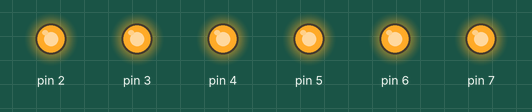
Bench run of a sketch on a simulated Arduino Uno, built with avr-gcc and run on an emulated ATmega328P. On the bench: output pins drawn as LEDs (lit = HIGH). Pins used as bus, display or sensor lines are not drawn.

Above: at 0.17 s.
At 0.51 s:
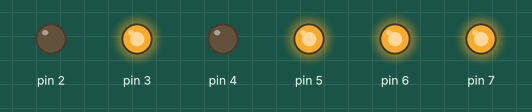
At 1.07 s:
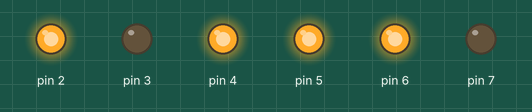
At 1.98 s:
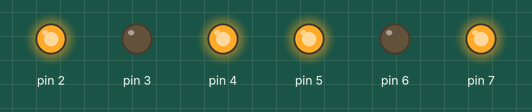
At 2.32 s:
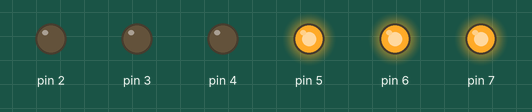
At 4.25 s:
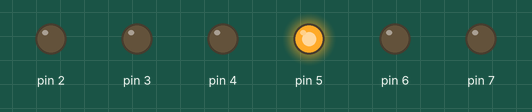
Timing chart, 0 to 5.8 s (numbered marks = the images above):
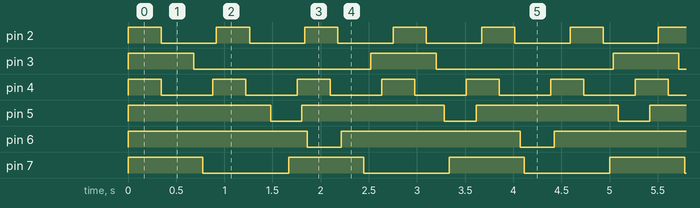

Measured:
- by itself, pin 2: alternates HIGH for 0.34 s and LOW for 0.57 s
- by itself, pin 3: alternates HIGH for 0.68 s and LOW for 1.8 s
- by itself, pin 4: alternates HIGH for 0.34 s and LOW for 0.53 s
- by itself, pin 5: alternates HIGH for 1.5 s and LOW for 0.33 s
- by itself, pin 6: alternates HIGH for 1.9 s and LOW for 0.35 s
- by itself, pin 7: alternates HIGH for 0.78 s and LOW for 0.89 s

The sketch:

CH4_Example9_BlinkingLED.ino
```cpp
unsigned long pasttime1 = 0;
unsigned long currenttime1 = 0;
unsigned long pasttime2 = 0;
unsigned long currenttime2 = 0;
unsigned long pasttime3 = 0;
unsigned long currenttime3 = 0;
unsigned long pasttime4 = 0;
unsigned long currenttime4 = 0;
unsigned long pasttime5 = 0;
unsigned long currenttime5 = 0;
unsigned long pasttime6 = 0;
unsigned long currenttime6 = 0;
unsigned long pasttime7 = 0;
unsigned long currenttime7 = 0;
unsigned long pasttime8 = 0;
unsigned long currenttime8 = 0;

bool flag1 = 0;
bool flag2 = 0;
bool flag3 = 0;
bool flag4 = 0;
bool flag5 = 0;
bool flag6 = 0;
bool flag7 = 0;
bool flag8 = 0;

void setup() {
  // put your setup code here, to run once:
  Serial.begin(9600);
  pinMode(0, OUTPUT);   //equivalent to PD0
  pinMode(1, OUTPUT);   //equivalent to PD1
  pinMode(2, OUTPUT);
  pinMode(3, OUTPUT);
  pinMode(4, OUTPUT);
  pinMode(5, OUTPUT);
  pinMode(6, OUTPUT);
  pinMode(7, OUTPUT);
}

void loop() {
  // put your main code here, to run repeatedly:
  currenttime1 = millis(); //Returns the number of milliseconds passed
  currenttime2 = millis();
  currenttime3 = millis();
  currenttime4 = millis();
  currenttime5 = millis();
  currenttime6 = millis();
  currenttime7 = millis();
  currenttime8 = millis();

  if (flag1 == 0) {
    digitalWrite(0, HIGH);
    if ((currenttime1 - pasttime1) > 781) {
      flag1 = 1;
      pasttime1 = currenttime1;
    }
  }
  else {
    digitalWrite(0, LOW);
    if ((currenttime1 - pasttime1) > 515) {
      flag1 = 0;
      pasttime1 = currenttime1;
    }
  }

  if (flag2 == 0) {
    digitalWrite(1, HIGH);
    if ((currenttime2 - pasttime2) > 2014) {
      flag2 = 1;
      pasttime2 = currenttime2;
    }
  }
  else  {
    digitalWrite(1, LOW);
    if ((currenttime2 - pasttime2) > 1348) {
      flag2 = 0;
      pasttime2 = currenttime2;
    }
  }

  if (flag3 == 0) {
    digitalWrite(2, HIGH);
    if ((currenttime3 - pasttime3) > 343) {
      flag3 = 1;
      pasttime3 = currenttime3;
    }
  }
  else {
    digitalWrite(2, LOW);
    if ((currenttime3 - pasttime3) > 573) {
      flag3 = 0;
      pasttime3 = currenttime3;
    }
  }

  if (flag4 == 0) {
    digitalWrite(3, HIGH);
    if ((currenttime4 - pasttime4) > 678) {
      flag4 = 1;
      pasttime4 = currenttime4;
    }
  }
  else {
    digitalWrite(3, LOW);
    if ((currenttime4 - pasttime4) > 1839) {
      flag4 = 0;
      pasttime4 = currenttime4;
    }
  }

  if (flag5 == 0) {
    digitalWrite(4, HIGH);
    if ((currenttime5 - pasttime5) > 342) {
      flag5 = 1;
      pasttime5 = currenttime5;
    }
  }
  else {
    digitalWrite(4, LOW);
    if ((currenttime5 - pasttime5) > 534) {
      flag5 = 0;
      pasttime5 = currenttime5;
    }
  }

  if (flag6 == 0) {
    digitalWrite(5, HIGH);
    if ((currenttime6 - pasttime6) > 1478) {
      flag6 = 1;
      pasttime6 = currenttime6;
    }
  }
  else {
    digitalWrite(5, LOW);
    if ((currenttime6 - pasttime6) > 326) {
      flag6 = 0;
      pasttime6 = currenttime6;
    }
  }

  if (flag7 == 0) {
    digitalWrite(6, HIGH);
    if ((currenttime7 - pasttime7) > 1859) {
      flag7 = 1;
      pasttime7 = currenttime7;
    }
  }
  else {
    digitalWrite(6, LOW);
    if ((currenttime7 - pasttime7) > 351) {
      flag7 = 0;
      pasttime7 = currenttime7;
    }
  }

  if (flag8 == 0) {
    digitalWrite(7, HIGH);
    if ((currenttime8 - pasttime8) > 777) {
      flag8 = 1;
      pasttime8 = currenttime8;
    }
  }
  else {
    digitalWrite(7, LOW);
    if ((currenttime8 - pasttime8) > 888) {
      flag8 = 0;
      pasttime8 = currenttime8;
    }
  }
}
```
